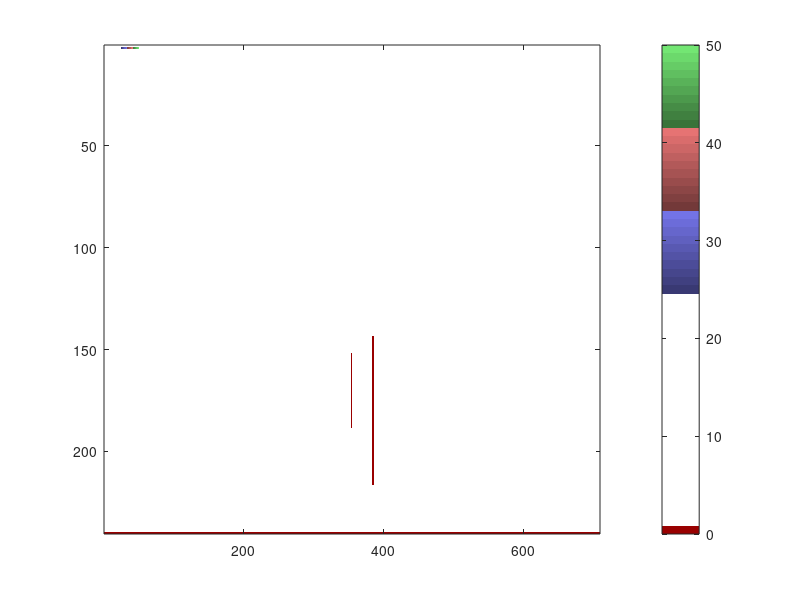

The MATLAB script that drew this image: (Note: this script raises an error after producing the figure.)
clear all
contactHeight=8*12+6;
pcX0 = 12*32:12*32+3;
pcY0 = 12*20-contactHeight:12*20-contactHeight+3;
pcX = 12*32:12*32+3;
pcY = 12*20-contactHeight:12*20-contactHeight+3;
for n = 1 : 6
    vB(n).x0 = (pcX0);
    vB(n).y0 = (pcY0);
    vB(n).x = (pcX);
    vB(n).y = (pcY);
    vB(n).spd = (45)/0.0568181818;
    vB(n).ang = -4+(-4*n);
end
vBColors = ...
[.6 0 0]; % red
white = [1 1 1];
for i = 1:28
vBColors = [vBColors;white];
end
gradient = [.5 .5 1];
for i = 1:10
vBColors = [vBColors;gradient*(i/20+.4)];
end
gradient = [1 .5 .5];
for i = 1:10
vBColors = [vBColors;gradient*(i/20+.4)];
end
gradient = [.5 1 .5];
for i = 1:10
vBColors = [vBColors;gradient*(i/20+.4)];
end

m=ones(20*12,59*12)*10; %background
for i = 1:50
	m(2,i) = i;
end
m(20*12,1:59*12)=0; %court
m((20*12)-(7*12+4):(20*12)-(4*12+4),6+29*12)=0; %net
%m(12*20-1,1:12*18)=7; %backcourt
m((18*12)-6*12:18*12,12*32:12*32+2)=0; %player
m(vB(1).y0,vB(1).x0)=20; %ball
colormap(vBColors);
caxis([0,3]);
imagesc(m)
colorbar
truesize();
vB(1).y;
time=0;
pps = .009;
speed = 2280;%2280in/s=130mph/h
s1 = 40/0.0568181818;
pcG = 1/2*32.1740*12;
pause(.9);
while(vB(1).y(:)<12*20)%ideal projectile, neglects air resistance and wind speed, spin of the projectile, and other effects influencing the flight
    time = time+.009;
    imagesc(m)
    for n =1:6
        vB(n).y=vB(n).y0(:)-(sind(vB(n).ang)*vB(n).spd*time-(pcG*time^2));
        
        
        temp=find(vB(n).y(:)>=12*20);
        if size(temp)>0
           vB(n).y(:)= 12*20;
        else
           vB(n).x=vB(n).x0(:)-(cosd(vB(n).ang)*vB(n).spd*time); 
        end
        m(round(vB(n).y),round(vB(n).x))=vB(n).spd*0.0568181818;
    end
    pause(.0001);
    %temp=find(m==5);
    %m(temp)=0;
    
end
colorbar
truesize();
text(600,45,strcat('Max Angle(deg): ',num2str(vB(6).ang)))
text(600,35,strcat('Min Angle(deg): ',num2str(vB(1).ang)))
text(600,25,strcat('Speed(mph): ',num2str(vB(1).spd*0.0568181818)))
text(600,15,strcat('Contact Height(feet): ',num2str(contactHeight/12)))